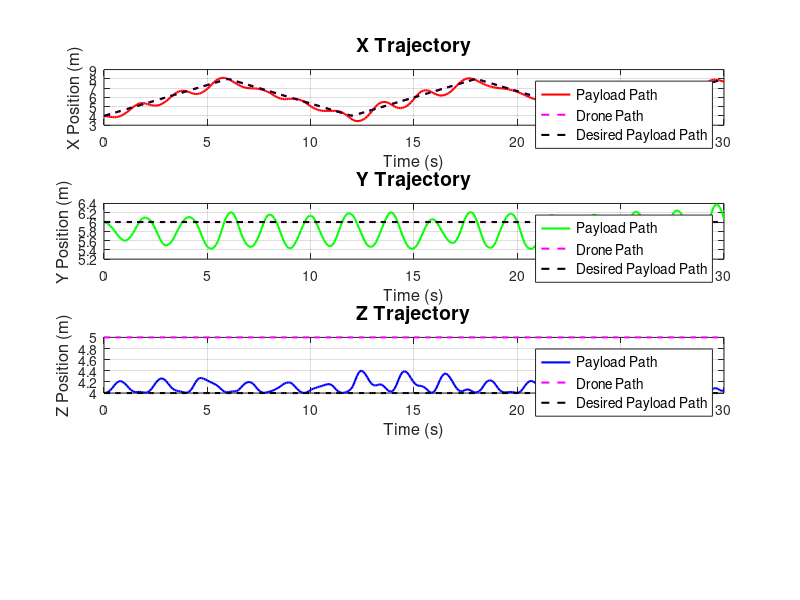
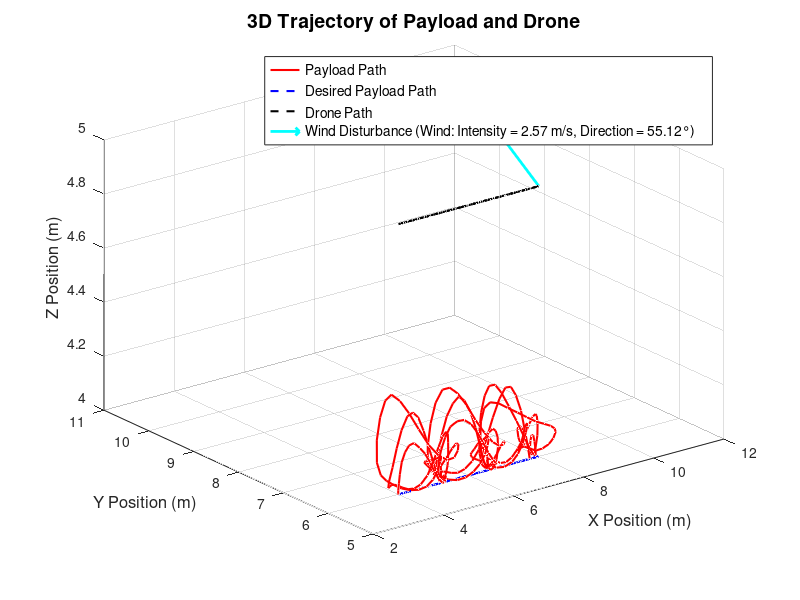

These figures' MATLAB source, in order: (Note: this script raises an error after producing the figures.)
% Initialize workspace variables
t = linspace(0, 30, 300); % Time vector from 0 to 30 seconds

% Desired drone trajectory waypoints
waypoints = [
    4, 6, 5;
    8, 6, 5;
    4, 6, 5;
    8, 6, 5;
    4, 6, 5;
    8, 6, 5;
];

% Time spent at each waypoint (assuming constant speed)
waypoint_times = linspace(0, 30, size(waypoints, 1));

% Interpolate between waypoints
x_drone_des = interp1(waypoint_times, waypoints(:,1), t, 'linear');
y_drone_des = interp1(waypoint_times, waypoints(:,2), t, 'linear');
z_drone_des = interp1(waypoint_times, waypoints(:,3), t, 'linear');

% Constants
T_s = 0.1; % Sampling time
g = 9.81; % Gravity
m_l = 1; % Mass of the payload (kg)
l = 1; % Length of the cable (m)
max_phi = pi / 3; % Maximum swing angle (60 degrees)

% Wind disturbance parameters
wind_disturbance_mean_mps = 4 * 0.51444; % Mean wind speed (m/s)
wind_disturbance_std_mps = 1; % Standard deviation for wind disturbance (m/s)

% Number of simulations
num_simulations = 20;
rms_errors = zeros(1, num_simulations);

for sim = 1:num_simulations
    % Initial conditions
    phi_x = 0; % Initial swing angle in X direction (radians)
    phi_x_dot = 0; % Initial angular velocity of the swing in X direction (radians/s)
    phi_y = 0; % Initial swing angle in Y direction (radians)
    phi_y_dot = 0; % Initial angular velocity of the swing in Y direction (radians/s)

    % Pre-allocate arrays for positions
    x_payload_positions = zeros(1, length(t));
    y_payload_positions = zeros(1, length(t));
    z_payload_positions = zeros(1, length(t));

    % Assume initial payload position directly below the drone
    x_payload_positions(1) = x_drone_des(1);
    y_payload_positions(1) = y_drone_des(1);
    z_payload_positions(1) = z_drone_des(1) - l;

    % Desired payload positions (directly below the drone)
    x_payload_des = x_drone_des;
    y_payload_des = y_drone_des;
    z_payload_des = z_drone_des - l;

    % Iterate through the trajectory
    for k = 2:length(t)
        % Wind disturbance generation
        wind_disturbance = normrnd(wind_disturbance_mean_mps, wind_disturbance_std_mps, 2, 1); % Random disturbance in x and y directions

        % Calculate drone's accelerations
        if k > 2
            ax_drone = (x_drone_des(k) - 2*x_drone_des(k-1) + x_drone_des(k-2)) / T_s^2;
            ay_drone = (y_drone_des(k) - 2*y_drone_des(k-1) + y_drone_des(k-2)) / T_s^2;
            az_drone = (z_drone_des(k) - 2*z_drone_des(k-1) + z_drone_des(k-2)) / T_s^2;
        else
            % Approximate accelerations for the first two steps
            ax_drone = (x_drone_des(k) - x_drone_des(k-1)) / T_s^2;
            ay_drone = (y_drone_des(k) - y_drone_des(k-1)) / T_s^2;
            az_drone = (z_drone_des(k) - z_drone_des(k-1)) / T_s^2;
        end

        % Update angular acceleration of the payload swing due to drone's motion and wind
        phi_x_ddot = (-g/l) * sin(phi_x) + (ax_drone + wind_disturbance(1)) * cos(phi_x) / l;
        phi_y_ddot = (-g/l) * sin(phi_y) + (ay_drone + wind_disturbance(2)) * cos(phi_y) / l;

        % Update angular velocities and angles
        phi_x_dot = phi_x_dot + phi_x_ddot * T_s;
        phi_x = phi_x + phi_x_dot * T_s;

        phi_y_dot = phi_y_dot + phi_y_ddot * T_s;
        phi_y = phi_y + phi_y_dot * T_s;

        % Constrain the swing angles to the maximum allowed value
        if abs(phi_x) > max_phi
            phi_x = sign(phi_x) * max_phi; % Limit swing angle in X to ±60 degrees
            phi_x_dot = 0; % Stop angular velocity if the limit is reached
        end
        if abs(phi_y) > max_phi
            phi_y = sign(phi_y) * max_phi; % Limit swing angle in Y to ±60 degrees
            phi_y_dot = 0; % Stop angular velocity if the limit is reached
        end

        % Update payload position in the x-y-z plane
        x_payload_positions(k) = x_drone_des(k) - l * sin(phi_x);
        y_payload_positions(k) = y_drone_des(k) - l * sin(phi_y);
        z_payload_positions(k) = z_drone_des(k) - l * cos(phi_x) * cos(phi_y);
    end

    % Calculate RMS error for this simulation
    rms_error = sqrt(mean((x_payload_positions - x_payload_des).^2 + ...
                          (y_payload_positions - y_payload_des).^2 + ...
                          (z_payload_positions - z_payload_des).^2));
    rms_errors(sim) = rms_error;

    % Plot the trajectories only for the first simulation
    if sim == 1
        figure('Position', [100, 100, 800, 600]);

        subplot(4, 1, 1);
        plot(t, x_payload_positions, 'r', 'LineWidth', 1.5);
        hold on;
        plot(t, x_drone_des, 'm--', 'LineWidth', 1.5); % Drone path as yellow dotted line
        plot(t, x_payload_des, 'k--', 'LineWidth', 1.5); % Desired payload path as black dotted line
        title('X Trajectory', 'FontSize', 14);
        xlabel('Time (s)', 'FontSize', 12);
        ylabel('X Position (m)', 'FontSize', 12);
        legend('Payload Path', 'Drone Path', 'Desired Payload Path', 'FontSize', 10);
        grid on;
    
        subplot(4, 1, 2);
        plot(t, y_payload_positions, 'g', 'LineWidth', 1.5);
        hold on;
        plot(t, y_drone_des, 'm--', 'LineWidth', 1.5); % Drone path as yellow dotted line
        plot(t, y_payload_des, 'k--', 'LineWidth', 1.5); % Desired payload path as black dotted line
        title('Y Trajectory', 'FontSize', 14);
        xlabel('Time (s)', 'FontSize', 12);
        ylabel('Y Position (m)', 'FontSize', 12);
        legend('Payload Path', 'Drone Path', 'Desired Payload Path', 'FontSize', 10);
        grid on;
    
        subplot(4, 1, 3);
        plot(t, z_payload_positions, 'b', 'LineWidth', 1.5);
        hold on;
        plot(t, z_drone_des, 'm--', 'LineWidth', 1.5); % Drone path as yellow dotted line
        plot(t, z_payload_des, 'k--', 'LineWidth', 1.5); % Desired payload path as black dotted line
        title('Z Trajectory', 'FontSize', 14);
        xlabel('Time (s)', 'FontSize', 12);
        ylabel('Z Position (m)', 'FontSize', 12);
        legend('Payload Path', 'Drone Path', 'Desired Payload Path', 'FontSize', 10);
        grid on;

        % 3D Plot
        figure('Position', [100, 100, 800, 600]);
        plot3(x_payload_positions, y_payload_positions, z_payload_positions, 'r', 'LineWidth', 1.5);
        hold on;
        plot3(x_payload_des, y_payload_des, z_payload_des, 'b--', 'LineWidth', 1.5); % Desired payload path
        plot3(x_drone_des, y_drone_des, z_drone_des, 'k--', 'LineWidth', 1.5);
        grid on;
        title('3D Trajectory of Payload and Drone', 'FontSize', 14);
        xlabel('X Position (m)', 'FontSize', 12);
        ylabel('Y Position (m)', 'FontSize', 12);
        zlabel('Z Position (m)', 'FontSize', 12);
        legend('Payload Path', 'Desired Payload Path', 'Drone Path', 'FontSize', 10);

        % Wind disturbance at the final position of the drone
        wind_disturbance_final = normrnd(wind_disturbance_mean_mps, wind_disturbance_std_mps, 2, 1); % Final wind disturbance

        % Calculate wind intensity and direction
        wind_intensity = norm(wind_disturbance_final); % Euclidean norm of the wind vector
        wind_direction = atan2d(wind_disturbance_final(2), wind_disturbance_final(1)); % Angle in degrees

        % Plot wind disturbance vector
        quiver3(x_drone_des(end), y_drone_des(end), z_drone_des(end), ...
                wind_disturbance_final(1), wind_disturbance_final(2), 0, 2, 'c', 'LineWidth', 2);

        % Construct wind parameters text for the legend
        wind_params_text = sprintf('Wind: Intensity = %.2f m/s, Direction = %.2f°', wind_intensity, wind_direction);

        % Include wind parameters in the legend
        legend('Payload Path', 'Desired Payload Path', 'Drone Path', ['Wind Disturbance (' wind_params_text ')'], 'FontSize', 10);
    end
end

% Plot histogram of RMS errors
figure('Position', [100, 100, 800, 600]);
histogram(rms_errors, 'Normalization', 'pdf', 'BinWidth', 0.01);
title('Histogram of RMS Errors over 15000 Simulations', 'FontSize', 14);
xlabel('RMS Error (m)', 'FontSize', 12);
ylabel('Frequency', 'FontSize', 12);
grid on;

% Fit a Gaussian distribution to the RMS errors
mu = mean(rms_errors);
sigma = std(rms_errors);

% Plot the Gaussian curve
hold on;
x_values = linspace(min(rms_errors), max(rms_errors), 100);
gaussian_curve = (1/(sigma*sqrt(2*pi))) * exp(-((x_values-mu).^2)/(2*sigma^2));
plot(x_values, gaussian_curve, 'r-', 'LineWidth', 2);
legend('RMS Error Distribution', 'Fitted Gaussian Curve', 'FontSize', 10);
